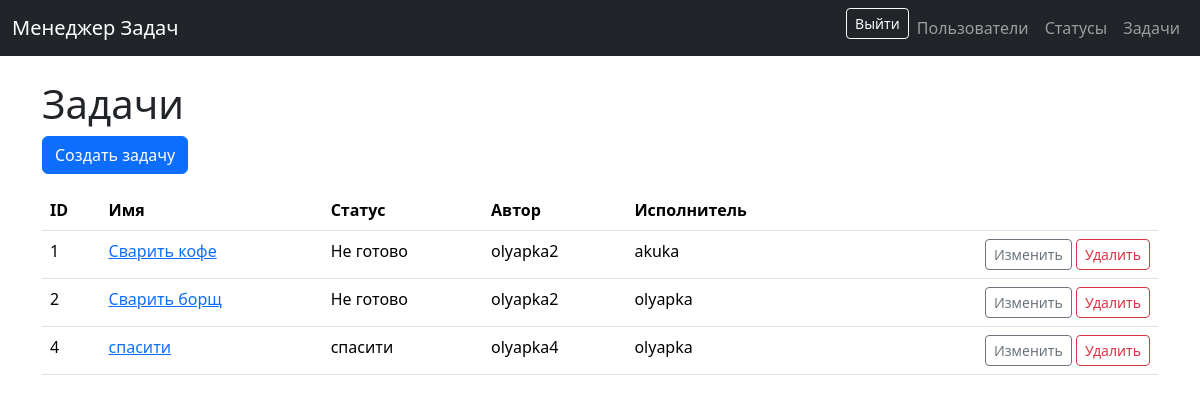
Page /tasks/ (signed in) on the committed database.
### tasks/models.py (models this page shows, shortened)
class Task(models.Model):
    name = models.CharField(max_length=150)
    description = models.TextField(blank=True)
    status = models.ForeignKey(Status, on_delete=models.PROTECT, related_name="tasks")
    author = models.ForeignKey(User, on_delete=models.PROTECT, related_name="created_tasks")
    executor = models.ForeignKey(User, on_delete=models.PROTECT, null=True, blank=True, related_name="executed_tasks")
    created_at = models.DateTimeField(auto_now_add=True)
    class Meta:
        ordering = ["id"]

### statuses/models.py (models this page shows)
class Status(models.Model):
    name = models.CharField(max_length=100, unique=True)
    created_at = models.DateTimeField(auto_now_add=True)
    class Meta:
        ordering = ['id']
    def __str__(self):
        return self.name

### tasks/views.py (the view)
# urls.py: path("", TaskListView.as_view(), name="tasks_index"),
class TaskListView(LoginRequiredMixin, ListView):
    model = Task
    template_name = "tasks/index.html"
    context_object_name = "tasks"
    login_url = "users:login"

### templates/tasks/index.html
{% extends "base.html" %}
{% block content %}
<h1>Задачи</h1>
<p><a class="btn btn-primary" href="{% url 'tasks_create' %}">Создать задачу</a></p>
<table class="table">
  <thead>
    <tr>
      <th>ID</th>
      <th>Имя</th>
      <th>Статус</th>
      <th>Автор</th>
      <th>Исполнитель</th>
      <th></th>
    </tr>
  </thead>
  <tbody>
  {% for t in tasks %}
    <tr>
      <td>{{ t.id }}</td>
      <td><a href="{% url 'tasks_detail' t.pk %}">{{ t.name }}</a></td>
      <td>{{ t.status }}</td>
      <td>{{ t.author }}</td>
      <td>{{ t.executor|default:"—" }}</td>
      <td class="text-end">
        <a class="btn btn-sm btn-outline-secondary" href="{% url 'tasks_update' t.pk %}">Изменить</a>
        <a class="btn btn-sm btn-outline-danger" href="{% url 'tasks_delete' t.pk %}">Удалить</a>
      </td>
    </tr>
  {% empty %}
    <tr><td colspan="6">Пока нет задач.</td></tr>
  {% endfor %}
  </tbody>
</table>
{% endblock %}

### rows in the picture
Task: id "1", name "Сварить кофе", status "Не готово", author "olyapka2", executor "akuka"
Task: id "2", name "Сварить борщ", status "Не готово", author "olyapka2", executor "olyapka"
Task: id "4", name "спасити", status "спасити", author "olyapka4", executor "olyapka"
